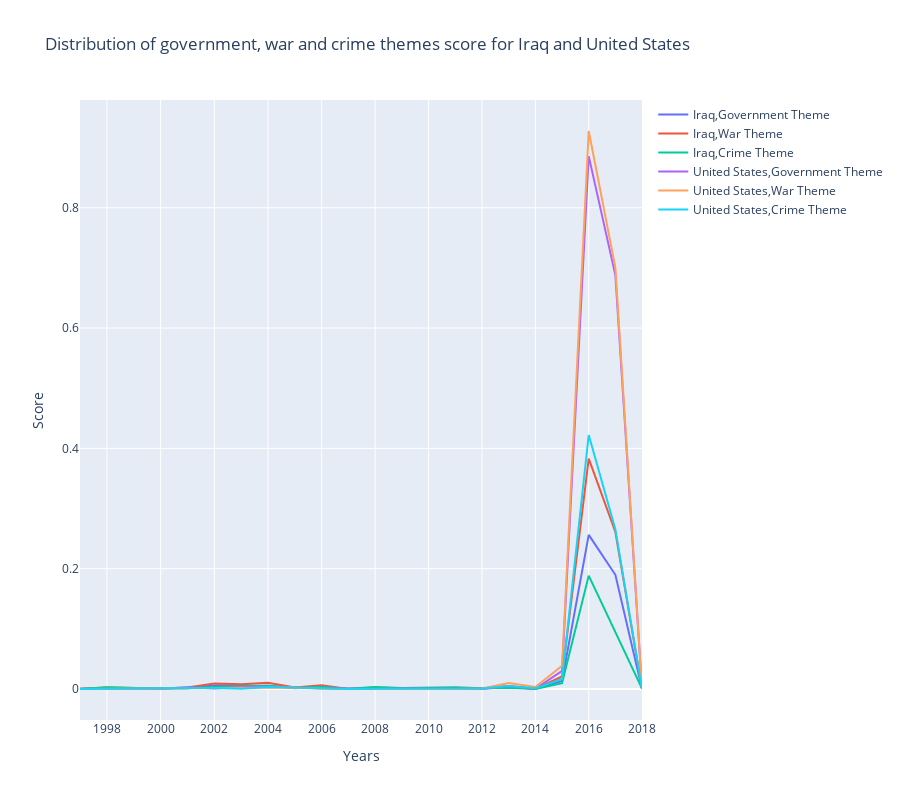

The cell this chart's notebook holds for it:
### Code cell
#plot for US and Iraq for government

fig1 = go.Figure()

for country, data in df_years.groupby(level=('countries')):
    fig1.add_trace(go.Scatter(x=data.index.get_level_values(1).unique(), y=data.government,
                        mode='lines',
                        name='{0},{1}'.format(country,'Government Theme')))

    fig1.add_trace(go.Scatter(x=data.index.get_level_values(1).unique(), y=data.war,
                        mode='lines',
                        name='{0},{1}'.format(country, 'War Theme')))

    fig1.add_trace(go.Scatter(x=data.index.get_level_values(1).unique(), y=data.crime,
                        mode='lines',
                        name='{0},{1}'.format(country, 'Crime Theme')))    
    
fig1.update_layout( height =800,
    xaxis_type="log",
    title_text='Distribution of government, war and crime themes score for Iraq and United States',
    xaxis_title_text='Years', 
    yaxis_title_text='Score', 
    bargroupgap=0.1
)
fig1.show() 
plotly.offline.plot(fig1, filename = '../plots/ALL_score_IR_US.html', auto_open=False)

### Figure 1 — Plotly figure (JSON) as saved in the notebook; plotly's stock layout.template omitted (floating-point values rounded to 4 significant figures)
{"data": [{"mode": "lines", "name": "Iraq,Government Theme", "type": "scatter", "x": [1997, 1998, 2000, 2001, 2002, 2003, 2004, 2005, 2006, 2007, 2008, 2009, 2011, 2012, 2013, 2014, 2015, 2016, 2017, 2018], "y": [0.0003191, 0.001368, 0.001161, 0.001356, 0.005812, 0.005881, 0.004539, 0.002871, 0.001947, 0.0003945, 0.001347, 0, 0.000825, 0.0005939, 0.003343, 0.0003452, 0.01324, 0.2561, 0.1898, 0.0003185]}, {"mode": "lines", "name": "Iraq,War Theme", "type": "scatter", "x": [1997, 1998, 2000, 2001, 2002, 2003, 2004, 2005, 2006, 2007, 2008, 2009, 2011, 2012, 2013, 2014, 2015, 2016, 2017, 2018], "y": [0.0003191, 0.002547, 0.0009288, 0.002694, 0.009254, 0.007923, 0.01031, 0.002456, 0.00626, 0, 0.002695, 0.001303, 0.001212, 0.001085, 0.004531, 0, 0.02083, 0.3828, 0.261, 0.0005308]}, {"mode": "lines", "name": "Iraq,Crime Theme", "type": "scatter", "x": [1997, 1998, 2000, 2001, 2002, 2003, 2004, 2005, 2006, 2007, 2008, 2009, 2011, 2012, 2013, 2014, 2015, 2016, 2017, 2018], "y": [0, 0.00311, 0.0006966, 0.001062, 0.003133, 0.004006, 0.005694, 0.001053, 0.003667, 0.0004525, 0.003313, 0.001771, 0.00288, 0.001085, 0.001965, 0, 0.009717, 0.1885, 0.09502, 0.0008493]}, {"mode": "lines", "name": "United States,Government Theme", "type": "scatter", "x": [1997, 1998, 2000, 2001, 2002, 2003, 2004, 2005, 2006, 2007, 2008, 2009, 2011, 2012, 2013, 2014, 2015, 2016, 2017, 2018], "y": [0, 0.0003049, 0.0004894, 0.002862, 0.000641, 0.003463, 0.003985, 0.002212, 0.001459, 0, 0, 0.0009302, 0, 0.0002367, 0.004845, 0.0004896, 0.03003, 0.8858, 0.688, 0]}, {"mode": "lines", "name": "United States,War Theme", "type": "scatter", "x": [1997, 1998, 2000, 2001, 2002, 2003, 2004, 2005, 2006, 2007, 2008, 2009, 2011, 2012, 2013, 2014, 2015, 2016, 2017, 2018], "y": [0, 0.0003049, 0.001159, 0.001284, 0.001012, 0.001324, 0.001574, 0.002528, 0.0003053, 0, 0.0003937, 0.0004651, 0, 0.000951, 0.0101, 0.003346, 0.03872, 0.9276, 0.7005, 0]}, {"mode": "lines", "name": "United States,Crime Theme", "type": "scatter", "x": [1997, 1998, 2000, 2001, 2002, 2003, 2004, 2005, 2006, 2007, 2008, 2009, 2011, 2012, 2013, 2014, 2015, 2016, 2017, 2018], "y": [0, 0.0006098, 0.001649, 0.00155, 0.001653, 0.000265, 0.003515, 0.002018, 0.0006538, 0, 0.0003937, 0.0004651, 0, 0.0009274, 0.00517, 0.001094, 0.01677, 0.4222, 0.2656, 0]}], "layout": {"bargroupgap": 0.1, "height": 800, "title": {"text": "Distribution of government, war and crime themes score for Iraq and United States"}, "xaxis": {"title": {"text": "Years"}, "type": "log"}, "yaxis": {"title": {"text": "Score"}}}}
